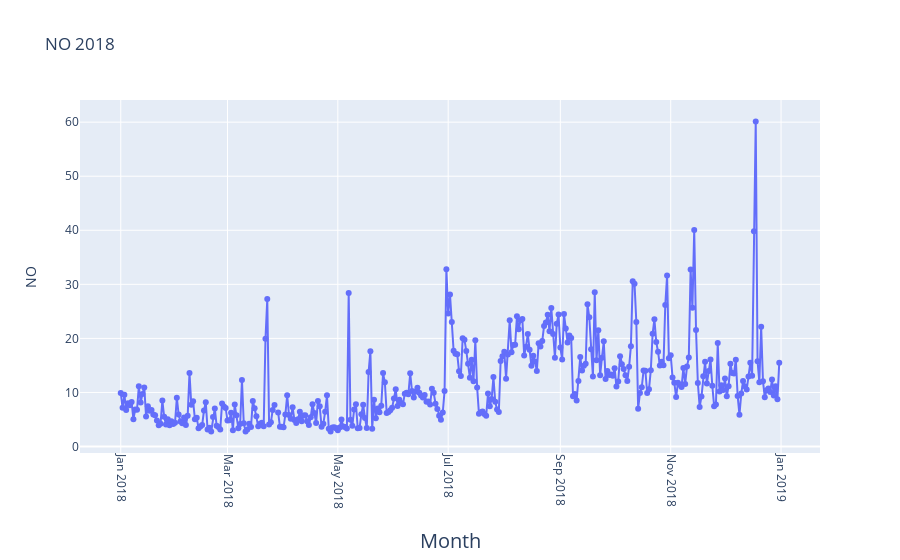

Notebook source saved alongside this figure:
### Code cell
#2018
fig = go.Figure(go.Scatter(
    mode = "lines+markers",
    y = aqi_level_18.iloc[:,2],
    x = aqi_level_18.iloc[:,1]))
fig.update_xaxes(
        tickangle = 90,
        title_text = "Month",
        title_font = {"size": 20},
        title_standoff = 25)

fig.update_yaxes(
        title_text = "NO",
        title_standoff = 25)
fig.update_layout(title_text="NO 2018")

fig.show()

### Figure 1 — Plotly figure (JSON) as saved in the notebook; plotly's stock layout.template omitted (floating-point values rounded to 4 significant figures; data arrays with more than 128 entries replaced by an {"elided": "..."} marker saying what was removed)
{"data": [{"mode": "lines+markers", "type": "scatter", "x": {"elided": "365 str values"}, "y": {"elided": "365 float values"}}], "layout": {"title": {"text": "NO 2018"}, "xaxis": {"tickangle": 90, "title": {"font": {"size": 20}, "standoff": 25, "text": "Month"}}, "yaxis": {"title": {"standoff": 25, "text": "NO"}}}}
